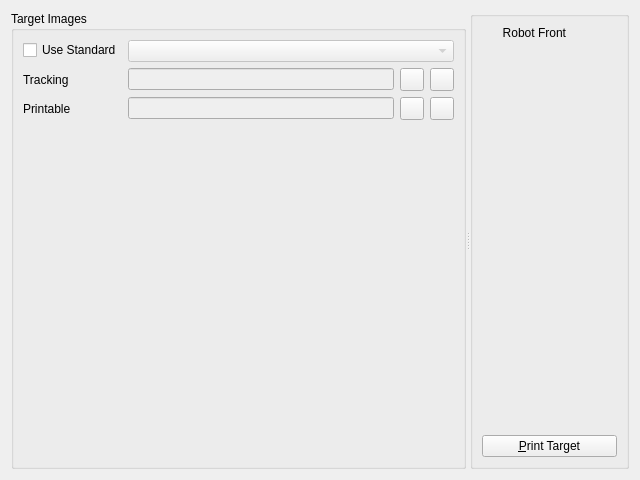
<?xml version="1.0" encoding="UTF-8"?>
<ui version="4.0">
 <class>TargetsWidget</class>
 <widget class="QWidget" name="TargetsWidget">
  <property name="geometry">
   <rect>
    <x>0</x>
    <y>0</y>
    <width>640</width>
    <height>480</height>
   </rect>
  </property>
  <property name="windowTitle">
   <string>Form</string>
  </property>
  <layout class="QHBoxLayout" name="horizontalLayout_3">
   <item>
    <widget class="QSplitter" name="splitter_3">
     <property name="orientation">
      <enum>Qt::Horizontal</enum>
     </property>
     <widget class="QGroupBox" name="groupBox">
      <property name="title">
       <string>Target Images</string>
      </property>
      <layout class="QFormLayout" name="formLayout">
       <item row="0" column="0">
        <widget class="QCheckBox" name="m_useStandard">
         <property name="enabled">
          <bool>true</bool>
         </property>
         <property name="text">
          <string>Use Standard</string>
         </property>
        </widget>
       </item>
       <item row="0" column="1">
        <widget class="QComboBox" name="m_targetTypeComboBox">
         <property name="enabled">
          <bool>false</bool>
         </property>
         <property name="sizePolicy">
          <sizepolicy hsizetype="Expanding" vsizetype="Fixed">
           <horstretch>0</horstretch>
           <verstretch>0</verstretch>
          </sizepolicy>
         </property>
        </widget>
       </item>
       <item row="1" column="0">
        <widget class="QLabel" name="m_trackingTargetFileNameLabel">
         <property name="text">
          <string>Tracking</string>
         </property>
        </widget>
       </item>
       <item row="1" column="1">
        <layout class="QHBoxLayout" name="horizontalLayout_21">
         <item>
          <widget class="QLineEdit" name="m_trackingTargetFileNameEdit">
           <property name="enabled">
            <bool>false</bool>
           </property>
          </widget>
         </item>
         <item>
          <widget class="QToolButton" name="m_browseTrackingBtn">
           <property name="enabled">
            <bool>true</bool>
           </property>
           <property name="sizePolicy">
            <sizepolicy hsizetype="Fixed" vsizetype="Fixed">
             <horstretch>1</horstretch>
             <verstretch>0</verstretch>
            </sizepolicy>
           </property>
           <property name="toolTip">
            <string>Browse for file</string>
           </property>
           <property name="text">
            <string/>
           </property>
           <property name="icon">
            <iconset resource="../../../res/resources.qrc">
             <normaloff>:/search.png</normaloff>:/search.png</iconset>
           </property>
           <property name="checkable">
            <bool>true</bool>
           </property>
          </widget>
         </item>
         <item>
          <widget class="QToolButton" name="m_clearTrackingBtn">
           <property name="enabled">
            <bool>true</bool>
           </property>
           <property name="sizePolicy">
            <sizepolicy hsizetype="Fixed" vsizetype="Fixed">
             <horstretch>1</horstretch>
             <verstretch>0</verstretch>
            </sizepolicy>
           </property>
           <property name="toolTip">
            <string>Reset value</string>
           </property>
           <property name="text">
            <string/>
           </property>
           <property name="icon">
            <iconset resource="../../../res/resources.qrc">
             <normaloff>:/clear.png</normaloff>:/clear.png</iconset>
           </property>
           <property name="checkable">
            <bool>true</bool>
           </property>
          </widget>
         </item>
        </layout>
       </item>
       <item row="2" column="0">
        <widget class="QLabel" name="m_printableTargetFileNameLabel">
         <property name="text">
          <string>Printable</string>
         </property>
        </widget>
       </item>
       <item row="2" column="1">
        <layout class="QHBoxLayout" name="horizontalLayout_22">
         <item>
          <widget class="QLineEdit" name="m_printableTargetFileNameEdit">
           <property name="enabled">
            <bool>false</bool>
           </property>
          </widget>
         </item>
         <item>
          <widget class="QToolButton" name="m_browsePrintableBtn">
           <property name="enabled">
            <bool>true</bool>
           </property>
           <property name="sizePolicy">
            <sizepolicy hsizetype="Fixed" vsizetype="Fixed">
             <horstretch>1</horstretch>
             <verstretch>0</verstretch>
            </sizepolicy>
           </property>
           <property name="toolTip">
            <string>Browse for file</string>
           </property>
           <property name="text">
            <string/>
           </property>
           <property name="icon">
            <iconset resource="../../../res/resources.qrc">
             <normaloff>:/search.png</normaloff>:/search.png</iconset>
           </property>
           <property name="checkable">
            <bool>true</bool>
           </property>
          </widget>
         </item>
         <item>
          <widget class="QToolButton" name="m_clearPrintableBtn">
           <property name="enabled">
            <bool>true</bool>
           </property>
           <property name="sizePolicy">
            <sizepolicy hsizetype="Fixed" vsizetype="Fixed">
             <horstretch>1</horstretch>
             <verstretch>0</verstretch>
            </sizepolicy>
           </property>
           <property name="toolTip">
            <string>Reset value</string>
           </property>
           <property name="text">
            <string/>
           </property>
           <property name="icon">
            <iconset resource="../../../res/resources.qrc">
             <normaloff>:/clear.png</normaloff>:/clear.png</iconset>
           </property>
           <property name="checkable">
            <bool>true</bool>
           </property>
          </widget>
         </item>
        </layout>
       </item>
      </layout>
     </widget>
     <widget class="QGroupBox" name="groupBox_4">
      <property name="sizePolicy">
       <sizepolicy hsizetype="Preferred" vsizetype="Preferred">
        <horstretch>0</horstretch>
        <verstretch>100</verstretch>
       </sizepolicy>
      </property>
      <property name="title">
       <string/>
      </property>
      <layout class="QGridLayout" name="gridLayout">
       <item row="0" column="0">
        <layout class="QHBoxLayout" name="horizontalLayout_24">
         <item>
          <widget class="QLabel" name="label_2">
           <property name="text">
            <string>Robot Front</string>
           </property>
           <property name="alignment">
            <set>Qt::AlignRight|Qt::AlignTrailing|Qt::AlignVCenter</set>
           </property>
          </widget>
         </item>
         <item>
          <widget class="QLabel" name="label_3">
           <property name="maximumSize">
            <size>
             <width>45</width>
             <height>40</height>
            </size>
           </property>
           <property name="text">
            <string/>
           </property>
           <property name="pixmap">
            <pixmap resource="../../../res/resources.qrc">:/forward.png</pixmap>
           </property>
          </widget>
         </item>
        </layout>
       </item>
       <item row="1" column="0">
        <widget class="ImageView" name="m_imageView">
         <property name="sizePolicy">
          <sizepolicy hsizetype="Expanding" vsizetype="Expanding">
           <horstretch>0</horstretch>
           <verstretch>100</verstretch>
          </sizepolicy>
         </property>
        </widget>
       </item>
       <item row="3" column="0">
        <layout class="QHBoxLayout" name="horizontalLayout_23">
         <item>
          <widget class="QPushButton" name="m_printTargetBtn">
           <property name="text">
            <string>&amp;Print Target</string>
           </property>
          </widget>
         </item>
        </layout>
       </item>
       <item row="2" column="0">
        <spacer name="verticalSpacer">
         <property name="orientation">
          <enum>Qt::Vertical</enum>
         </property>
         <property name="sizeHint" stdset="0">
          <size>
           <width>20</width>
           <height>100</height>
          </size>
         </property>
        </spacer>
       </item>
      </layout>
     </widget>
    </widget>
   </item>
  </layout>
 </widget>
 <customwidgets>
  <customwidget>
   <class>ImageView</class>
   <extends>QFrame</extends>
   <header>ImageView.h</header>
   <container>1</container>
  </customwidget>
 </customwidgets>
 <resources>
  <include location="../../../res/resources.qrc"/>
 </resources>
 <connections/>
</ui>
